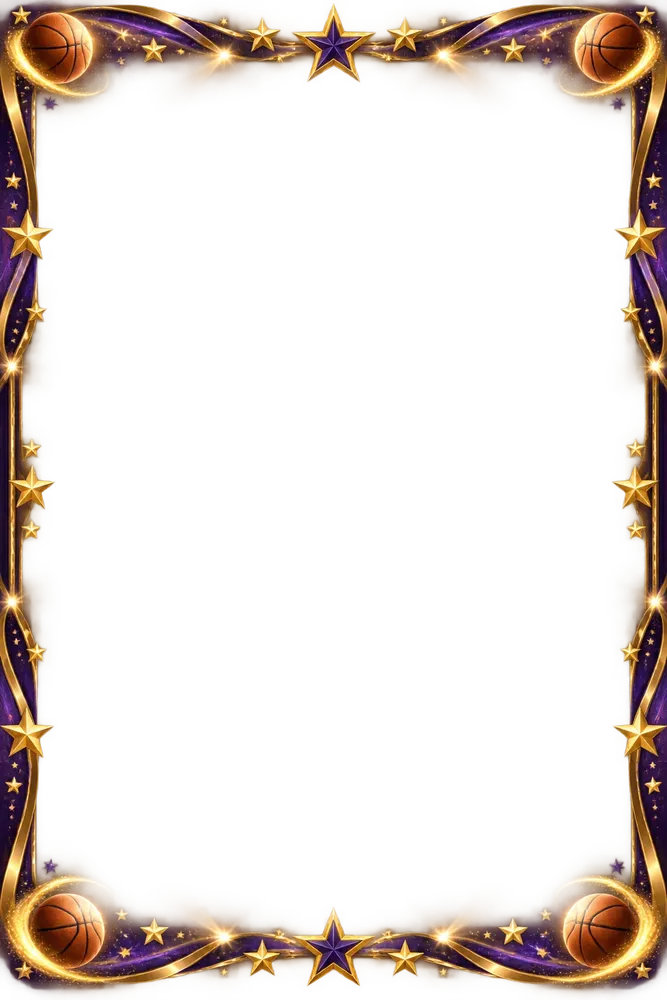
#> input picture awards-bot/assets/holidays/all-star.webp, 667 x 1000 px, shrunk from 1024 x 1536 before the run
$ python frame-clean.py assets/holidays/all-star.webp assets/holidays/april-fools.webp
#> lines starting #> are read from the running program, lines starting #| are printed output that depends on the picture; after the words box and inside, x2 and y2 are one past the last pixel; in counts of white or black regions, pixels touching at a corner belong together
"""A holiday frame of the awards bot's cards made safe and small (holiday-frames.mjs): the centre of the drawn frame is
cleared to full transparency with a soft edge, so a frame never covers a card's numbers, and the result is packed as a
WebP with alpha. A background (--keep) is only packed. Usage: python3 frame-clean.py <in.png> <out.webp> [--keep]"""
import sys
from PIL import Image, ImageDraw, ImageFilter

# The cleared centre as fractions of the frame: the ornaments keep to the outer 11% at the sides, 9% at top and bottom.
SIDE, TOP = 0.11, 0.09
FEATHER = 24


def clean(src, dst, keep=False):
#> called with src = 'assets/holidays/all-star.webp', dst = 'assets/holidays/april-fools.webp', keep = False
    if keep:
        Image.open(src).convert('RGB').save(dst, 'WEBP', quality=84, method=6)
        return
    im = Image.open(src).convert('RGBA')
#> im is the input picture: PIL image 667x1000 RGBA; mean R, G, B, A 41.9, 27.7, 18.2, 52.2
    w, h = im.size
#> w = 667; h = 1000
    mask = Image.new('L', (w, h), 255)
#> mask: PIL image 667x1000 L; every value is 255
    ImageDraw.Draw(mask).rounded_rectangle([int(w * SIDE), int(h * TOP), int(w * (1 - SIDE)), int(h * (1 - TOP))], radius=60, fill=0)
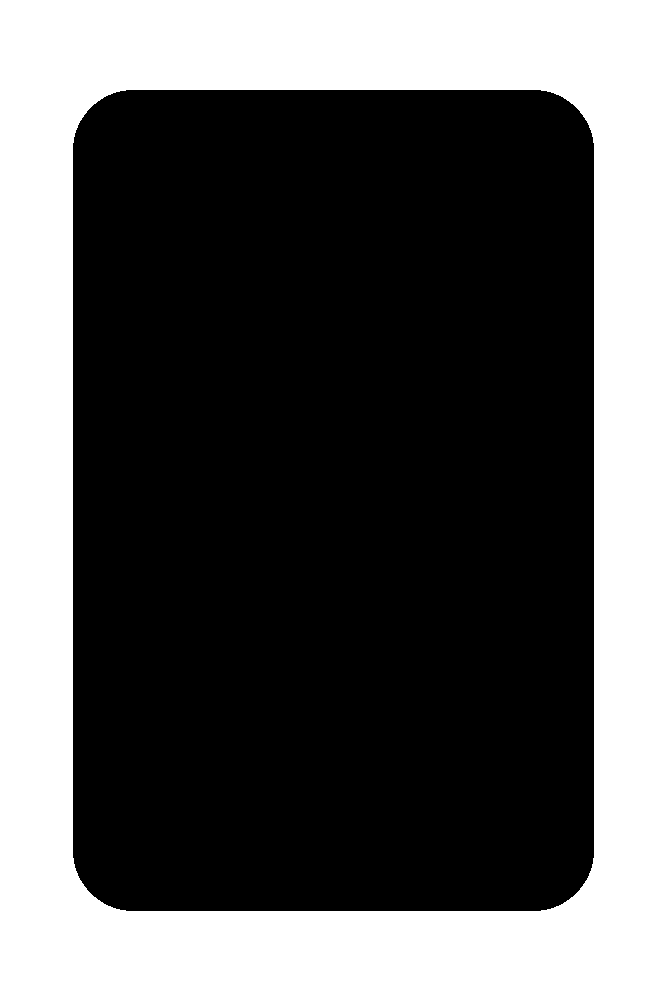
#> mask: PIL image 667x1000 L; 36.3% white; 1 white region, box (x1, y1, x2, y2) and area: (0, 0, 667, 1000) 242403
    mask = mask.filter(ImageFilter.GaussianBlur(FEATHER))
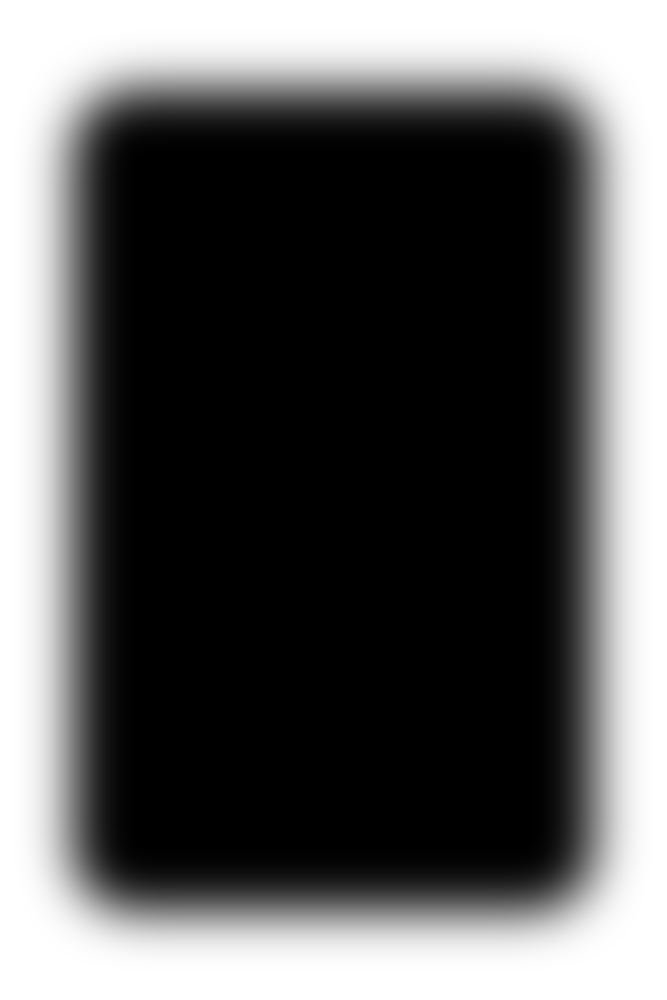
#> mask: PIL image 667x1000 L; min 0, max 255, mean 92.7
    alpha = Image.composite(im.getchannel('A'), Image.new('L', (w, h), 0), mask)
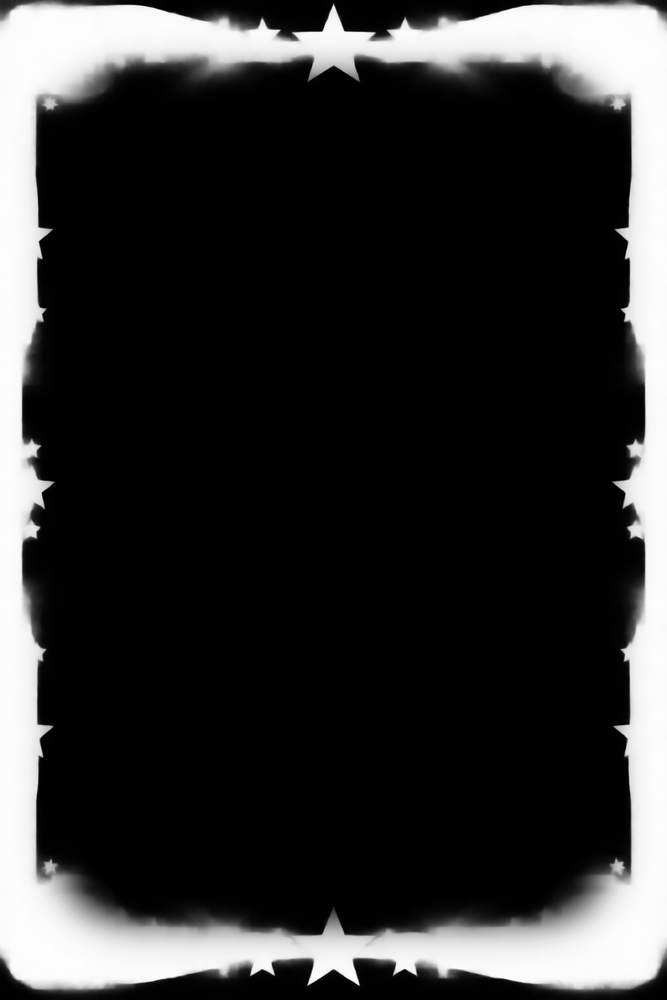
#> alpha: PIL image 667x1000 L; min 0, max 255, mean 50.2
    im.putalpha(alpha)
    im.save(dst, 'WEBP', quality=86, method=6)


if __name__ == '__main__':
    clean(sys.argv[1], sys.argv[2], '--keep' in sys.argv[3:])

$ run again, on awards-bot/assets/holidays/cosmonautics.webp
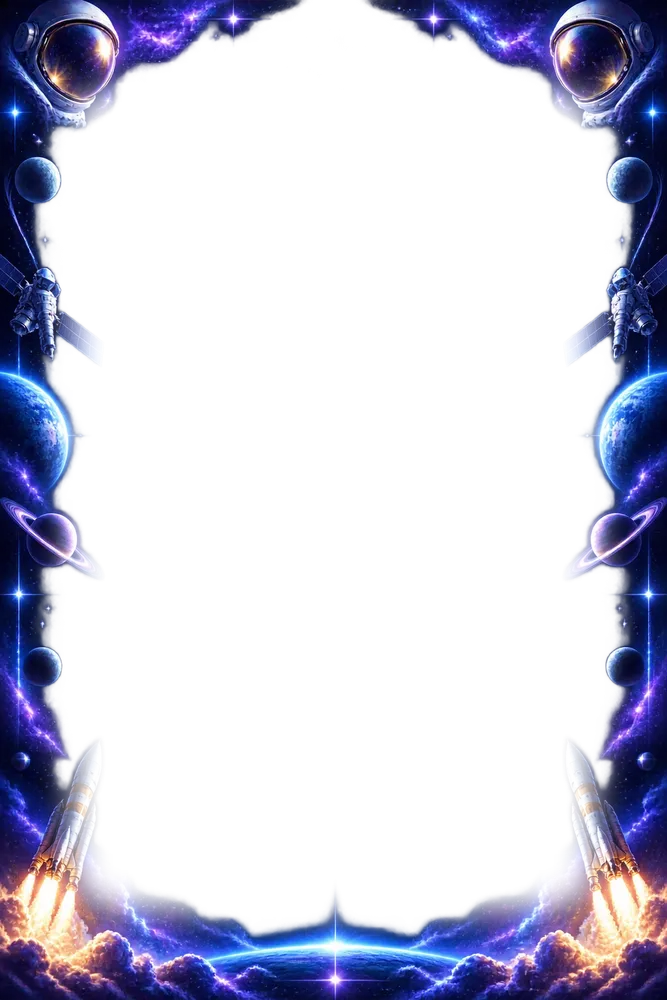
#> input picture awards-bot/assets/holidays/cosmonautics.webp, 667 x 1000 px, shrunk from 1024 x 1536 before the run
#> in clean, im is the input picture: PIL image 667x1000 RGBA; mean R, G, B, A 21.3, 22.1, 43.9, 71.3
#> in clean, `alpha = Image.composite(im.getchannel('A'), Image.new('L', (w, h), 0),..`:
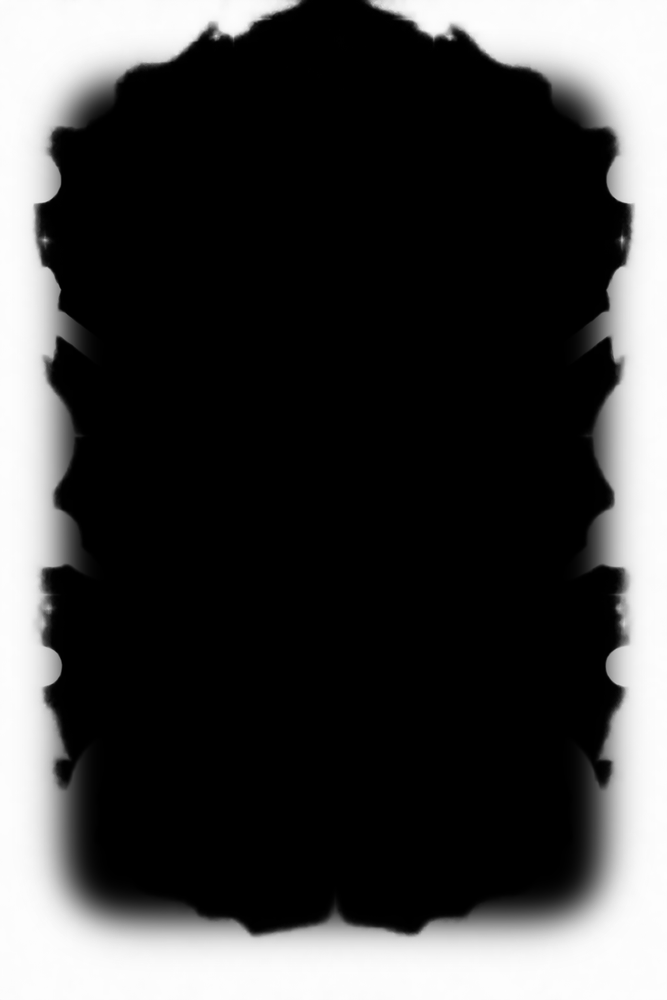
#> alpha: PIL image 667x1000 L; min 0, max 254, mean 66.5
#> in clean, `im.putalpha(alpha)`:
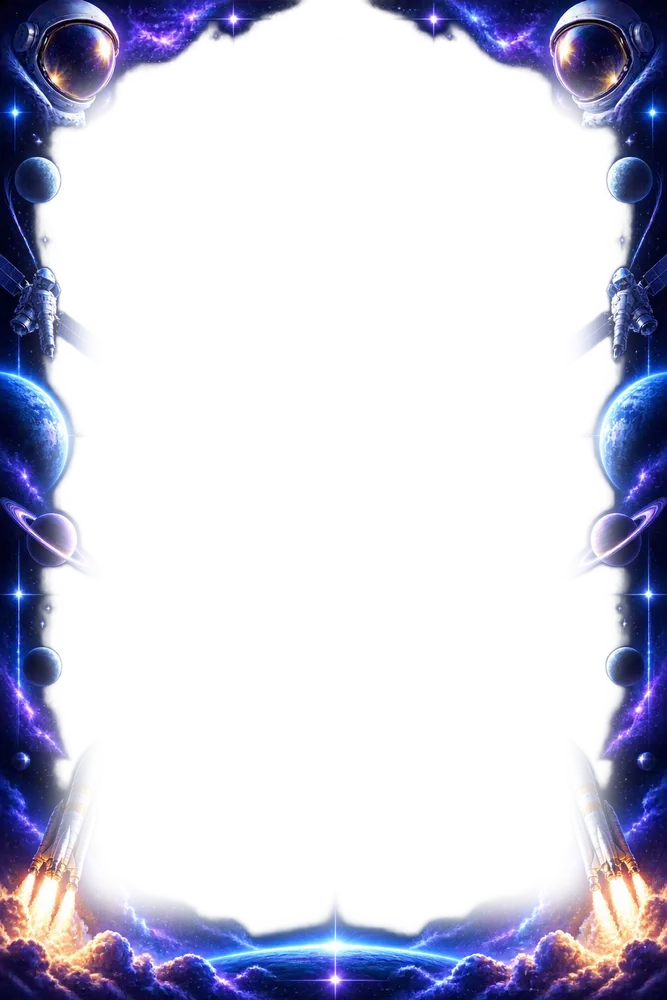
#> im: PIL image 667x1000 RGBA; mean R, G, B, A 21.3, 22.1, 43.9, 66.5; transparent parts drawn white
